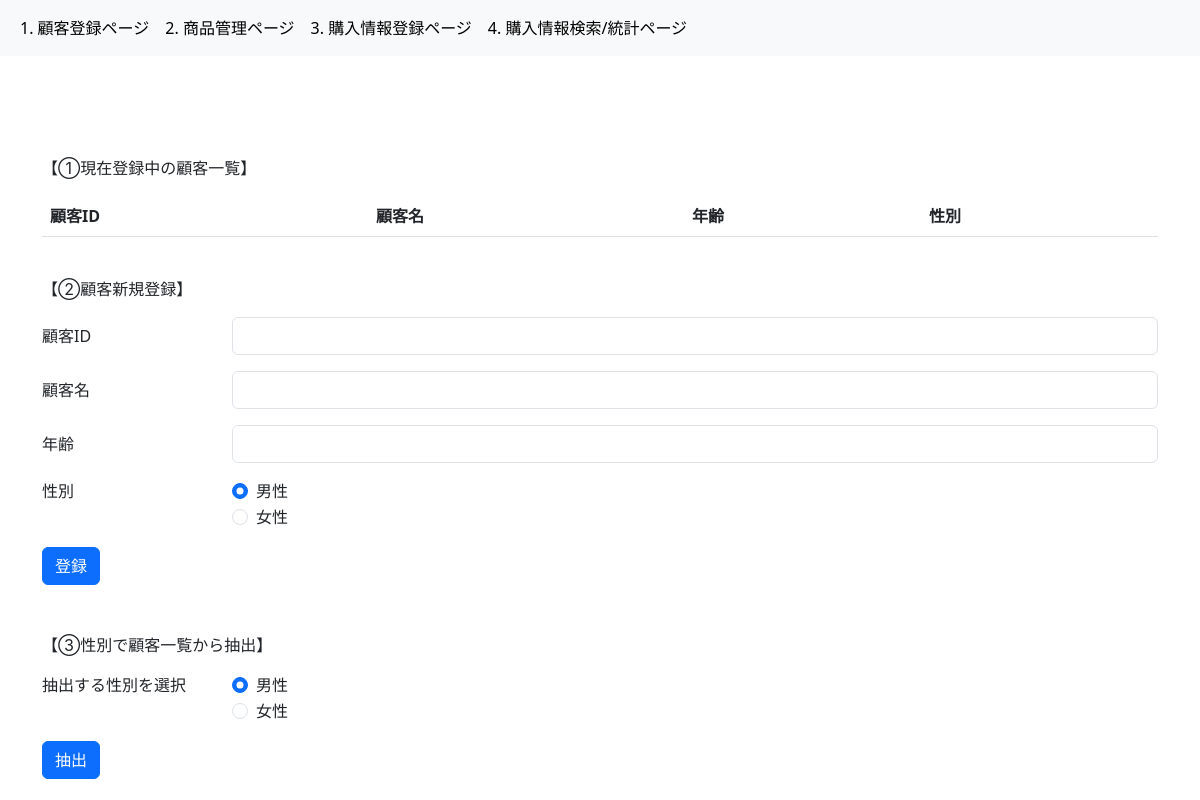
Before: / with the older database file.
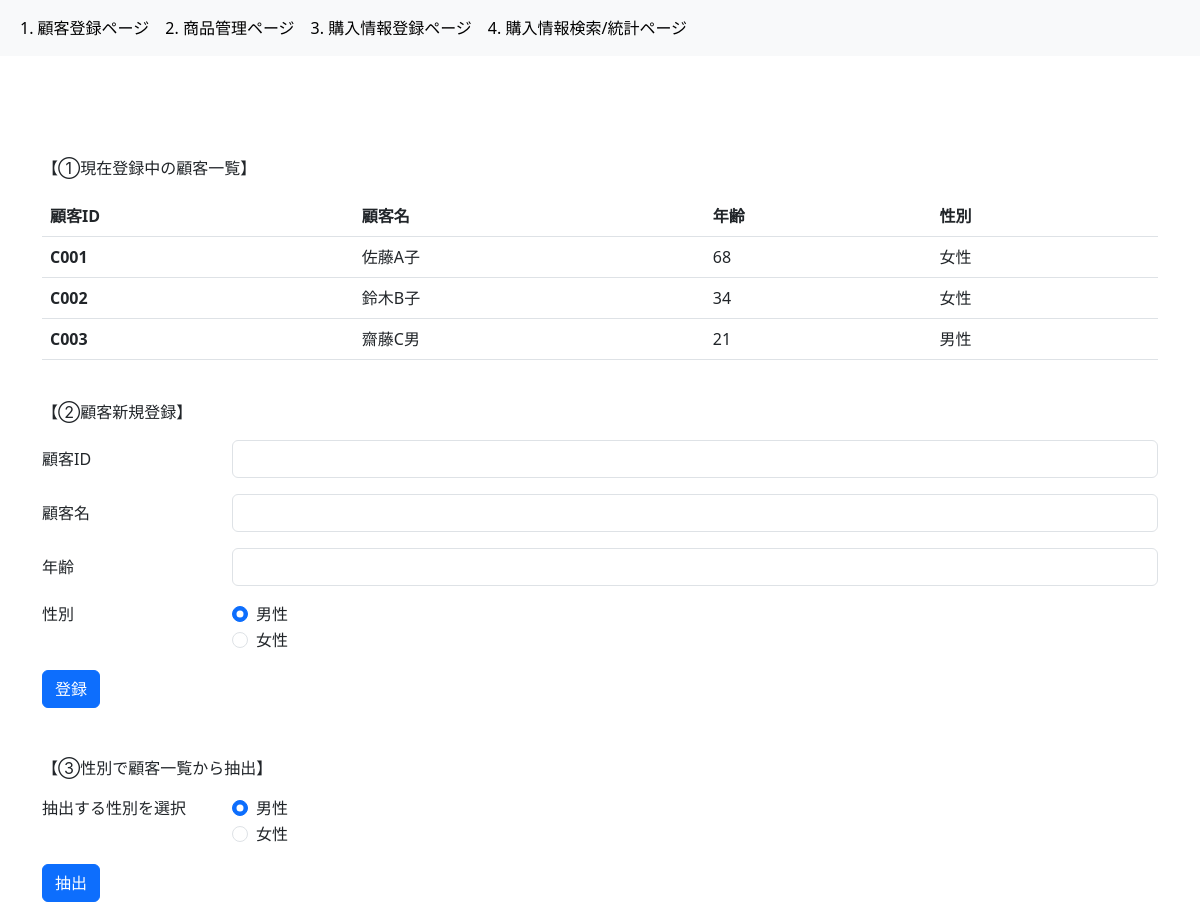
After: the same page with the newer database file.
### models.py (models this page shows, shortened)
class Customer(db.Model):
    __tablename__ = "customers"
    customer_id = db.Column(db.String, primary_key=True)
    customer_name = db.Column(db.String, nullable=False)
    age = db.Column(db.Integer)
    gender = db.Column(db.String)
    purchases = db.relationship(
        "Purchase", backref="customers", cascade="delete")

### app1.py (the view)
@app.route("/")
def index():
    customers = Customer.query.all()
    return render_template("1_index.html", customers=customers)

### templates/1_index.html
{% extends "base.html" %} {% block content %}
<p>【①現在登録中の顧客一覧】</p>
<table class="table">
  <thead>
    <tr>
      <th scope="col">顧客ID</th>
      <th scope="col">顧客名</th>
      <th scope="col">年齢</th>
      <th scope="col">性別</th>
    </tr>
  </thead>
  <tbody>
    {% for customer in customers %}
    <tr>
      <th scope="row">{{ customer.customer_id }}</th>
      <td>{{ customer.customer_name }}</td>
      <td>{{ customer.age }}</td>
      <td>{{ customer.gender }}</td>
    </tr>
    {% endfor %}
  </tbody>
</table>
<br />
<p>【②顧客新規登録】</p>
<form action="/add_customer" method="post">
  <div class="row mb-3">
    <label for="input-customer-id" class="col-sm-2 col-form-label"
      >顧客ID</label
    >
    <div class="col-sm-10">
      <input
        type="text"
        class="form-control"
        id="input-customer-id"
        name="input-customer-id"
      />
    </div>
  </div>
  <div class="row mb-3">
    <label for="input-customer-name" class="col-sm-2 col-form-label"
      >顧客名</label
    >
    <div class="col-sm-10">
      <input
        type="text"
        class="form-control"
        id="input-customer-name"
        name="input-customer-name"
      />
    </div>
  </div>
  <div class="row mb-3">
    <label for="input-age" class="col-sm-2 col-form-label">年齢</label>
    <div class="col-sm-10">
      <input
        type="number"
        class="form-control"
        id="input-age"
        name="input-age"
      />
    </div>
  </div>
  <fieldset class="row mb-3">
    <legend class="col-form-label col-sm-2 pt-0">性別</legend>
    <div class="col-sm-10">
      <div class="form-check">
        <input
          class="form-check-input"
          type="radio"
          name="input-gender"
          id="gender-male"
          value="男性"
          checked
        />
        <label class="form-check-label" for="gender-male"> 男性 </label>
      </div>
      <div class="form-check">
        <input
          class="form-check-input"
          type="radio"
          name="input-gender"
          id="gender-female"
          value="女性"
        />
        <label class="form-check-label" for="gender-female"> 女性 </label>
      </div>
    </div>
  </fieldset>
  <button type="submit" class="btn btn-primary">登録</button>
</form>
<br />
<br />
<p>【③性別で顧客一覧から抽出】</p>
<form action="/select_gender" method="post">
  <fieldset class="row mb-3">
    <legend class="col-form-label col-sm-2 pt-0">抽出する性別を選択</legend>
    <div class="col-sm-10">
      <div class="form-check">
        <input
          class="form-check-input"
          type="radio"
          name="input-gender2"
          id="gender-male2"
          value="男性"
          checked
        />
        <label class="form-check-label" for="gender-male2"> 男性 </label>
      </div>
      <div class="form-check">
        <input
          class="form-check-input"
          type="radio"
          name="input-gender2"
          id="gender-female2"
          value="女性"
        />
        <label class="form-check-label" for="gender-female2"> 女性 </label>
      </div>
    </div>
  </fieldset>
  <button type="submit" class="btn btn-primary">抽出</button>
</form>
{% endblock content %}

### templates/base.html (shortened to what this page needs)
<!DOCTYPE html>
<html lang="en">
  <head>
    <link
      href="https://cdn.jsdelivr.net/npm/bootstrap@5.3.0/dist/css/bootstrap.min.css"
      rel="stylesheet"
    />
  </head>
  <body>
    <nav class="navbar navbar-expand-lg bg-body-tertiary">
      <div class="container-fluid">
        <div class="collapse navbar-collapse" id="navbarSupportedContent">
          <ul class="navbar-nav me-auto mb-2 mb-lg-0">
            <li class="nav-item">
              <a
                class="nav-link active"
                aria-current="page"
                href="{{url_for('index')}}"
                >1. 顧客登録ページ
              </a>
            </li>
            <li class="nav-item">
              <a
                class="nav-link active"
                aria-current="page"
                href="{{url_for('item')}}"
                >2. 商品管理ページ
              </a>
            </li>
            <li class="nav-item">
              <a class="nav-link active" aria-current="page" href="#"
                >3. 購入情報登録ページ
              </a>
            </li>
            <li class="nav-item">
              <a class="nav-link active" aria-current="page" href="#"
                >4. 購入情報検索/統計ページ
              </a>
            </li>
          </ul>
        </div>
      </div>
    </nav>
    <div class="container" style="padding-top: 100px">
      {% block content %} {% endblock content %}
    </div>
  </body>
</html>

Changed rows visible on the page:
added Customer: customer_id "C001", customer_name "佐藤A子", age "68", gender "女性"
added Customer: customer_id "C002", customer_name "鈴木B子", age "34", gender "女性"
added Customer: customer_id "C003", customer_name "齋藤C男", age "21", gender "男性"
